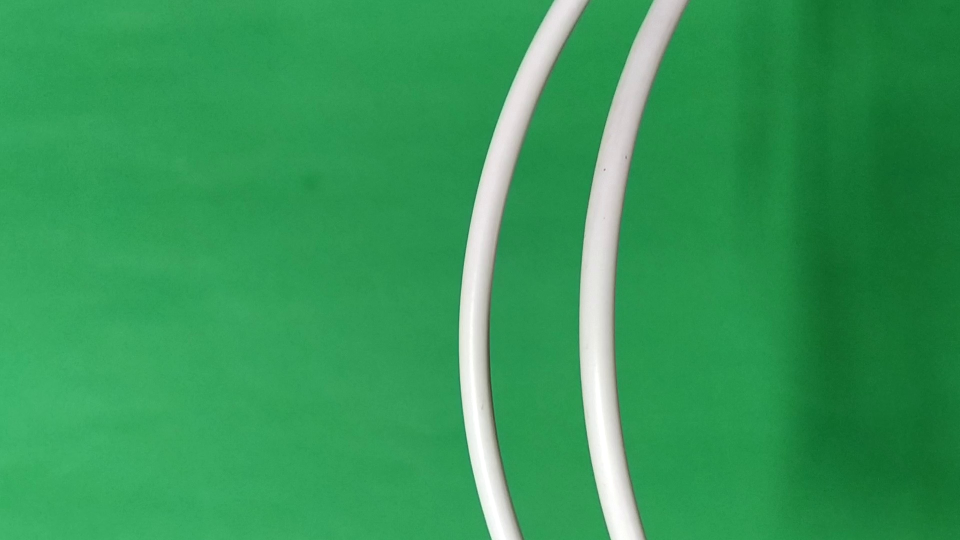
#> input picture data/cables/1.png, 1920 x 1080 px, found by its file name (shown at 1/2 size)
$ jupyter execute --allow-errors test.ipynb
#> lines starting #> are read from the running program, lines starting #| are printed output that depends on the picture
[cell 1]
import cv2
import numpy as np
import seaborn as sns
import matplotlib.pyplot as plt

plt.style.use("seaborn-v0_8-paper")
plt.rcParams["font.family"] = "monospace"

[cell 2]
PATH = "/home/sparrow/cv/data/cables"

[cell 3]
CABLES = [
    PATH + "/1.png",
    PATH + "/2.png",
    PATH + "/3.png",
    PATH + "/4.png",
    PATH + "/5.png",
    PATH + "/6.png",
    PATH + "/7.png",
    PATH + "/9.png",
    PATH + "/11.png",
    PATH + "/12.png",
    PATH + "/14.png",
    PATH + "/15.png",
    PATH + "/16.png"
]

[cell 4]
cables = [cv2.imread(cable) for cable in CABLES]
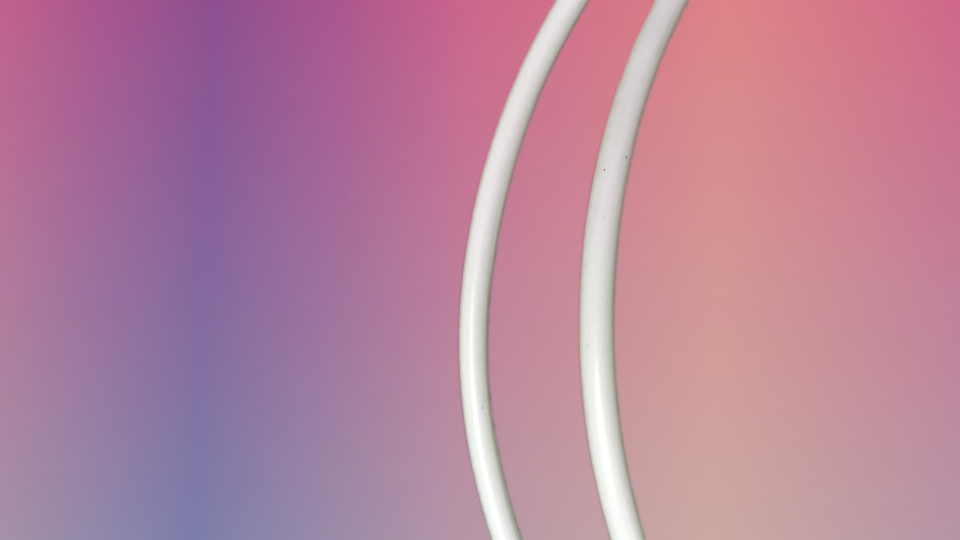
#> input picture data/cables/2.png, 1920 x 1080 px, found by its file name (shown at 1/2 size)
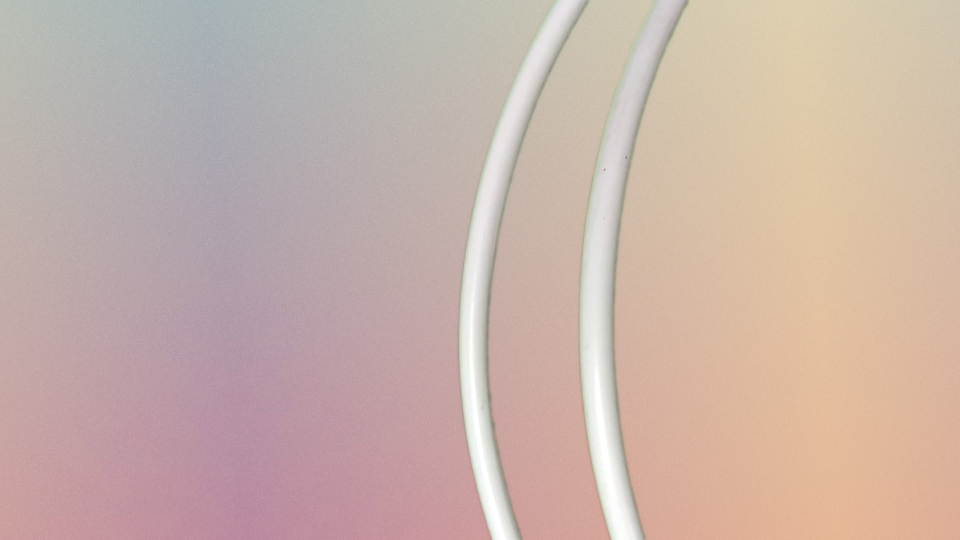
#> input picture data/cables/3.png, 1920 x 1080 px, found by its file name (shown at 1/2 size)
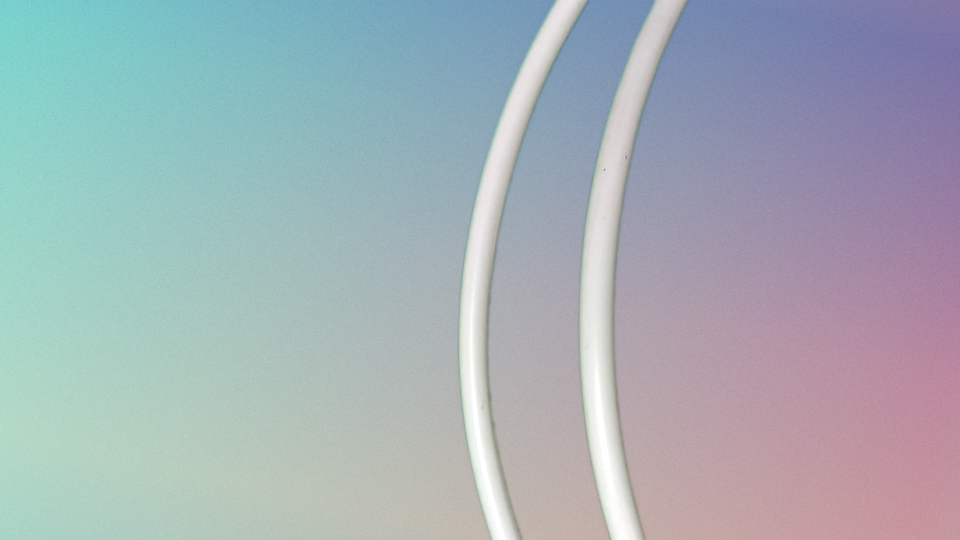
#> input picture data/cables/4.png, 1920 x 1080 px, found by its file name (shown at 1/2 size)
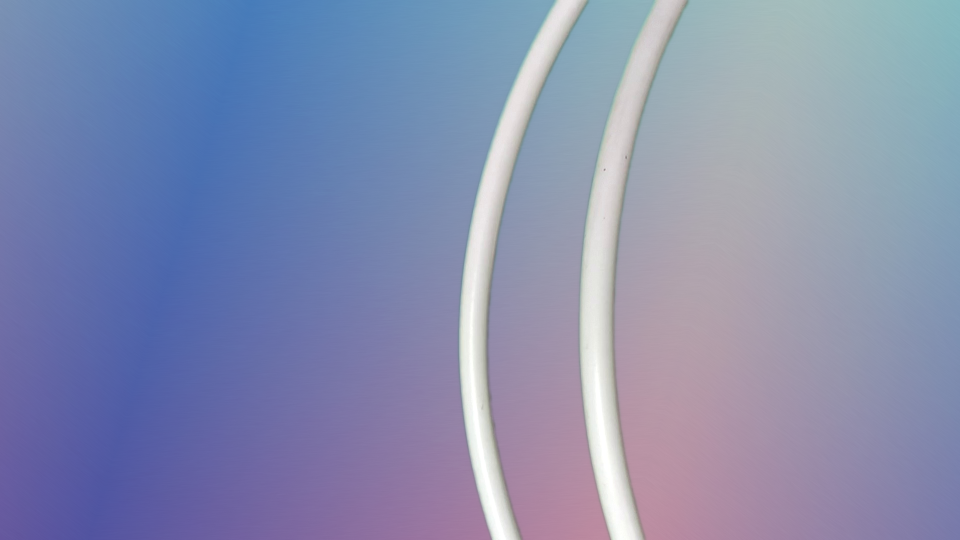
#> input picture data/cables/5.png, 1920 x 1080 px, found by its file name (shown at 1/2 size)
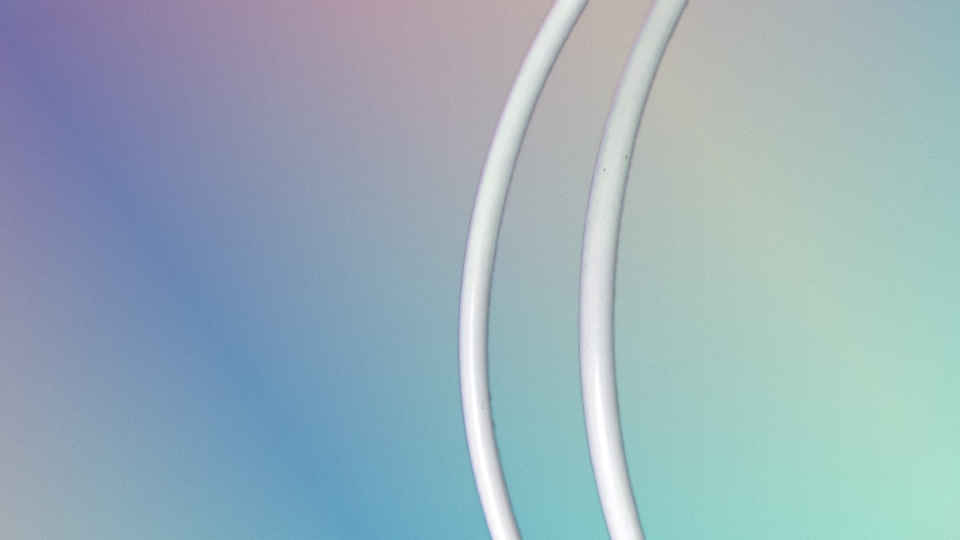
#> input picture data/cables/6.png, 1920 x 1080 px, found by its file name (shown at 1/2 size)
#> cables = 13 items
#> (the rest of this cell did not finish here and is left out)
